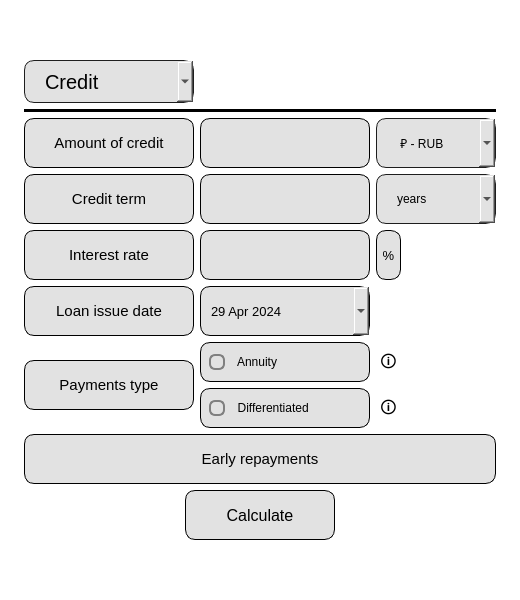
<?xml version="1.0" encoding="UTF-8"?>
<ui version="4.0">
 <class>credit</class>
 <widget class="QMainWindow" name="credit">
  <property name="geometry">
   <rect>
    <x>0</x>
    <y>0</y>
    <width>520</width>
    <height>600</height>
   </rect>
  </property>
  <property name="minimumSize">
   <size>
    <width>520</width>
    <height>600</height>
   </size>
  </property>
  <property name="maximumSize">
   <size>
    <width>520</width>
    <height>600</height>
   </size>
  </property>
  <property name="windowTitle">
   <string>Calculator (by kossadda)</string>
  </property>
  <property name="windowIcon">
   <iconset>
    <normaloff>../pics/credit.png</normaloff>../pics/credit.png</iconset>
  </property>
  <property name="windowOpacity">
   <double>0.975000000000000</double>
  </property>
  <widget class="QWidget" name="centralwidget">
   <property name="minimumSize">
    <size>
     <width>440</width>
     <height>550</height>
    </size>
   </property>
   <property name="maximumSize">
    <size>
     <width>16777215</width>
     <height>16777215</height>
    </size>
   </property>
   <property name="styleSheet">
    <string notr="true">background-color: rgb(255, 255, 255);</string>
   </property>
   <layout class="QGridLayout" name="gridLayout">
    <item row="3" column="0">
     <layout class="QGridLayout" name="layout">
      <property name="leftMargin">
       <number>15</number>
      </property>
      <property name="topMargin">
       <number>15</number>
      </property>
      <property name="rightMargin">
       <number>15</number>
      </property>
      <property name="bottomMargin">
       <number>15</number>
      </property>
      <item row="9" column="1">
       <widget class="QRadioButton" name="differentiated">
        <property name="sizePolicy">
         <sizepolicy hsizetype="Fixed" vsizetype="Fixed">
          <horstretch>0</horstretch>
          <verstretch>0</verstretch>
         </sizepolicy>
        </property>
        <property name="minimumSize">
         <size>
          <width>170</width>
          <height>25</height>
         </size>
        </property>
        <property name="maximumSize">
         <size>
          <width>16777215</width>
          <height>40</height>
         </size>
        </property>
        <property name="styleSheet">
         <string notr="true">QRadioButton::indicator {
    border: 2px solid #808080;
    width: 12px;
    height: 12px;
    border-radius: 6px;
	color: rgb(0, 0, 0);
}

QRadioButton::indicator:checked {
    background-color: rgb(175, 97, 33);
    border: 3px solid #808080;
}

QRadioButton{
    border-radius: 10px;
    padding: 0 8px;
	background-color: rgb(226, 226, 226);
	color:black;
	border: 1px solid black;
}
</string>
        </property>
        <property name="text">
         <string>  Differentiated</string>
        </property>
       </widget>
      </item>
      <item row="5" column="1">
       <widget class="QLineEdit" name="time_edit">
        <property name="sizePolicy">
         <sizepolicy hsizetype="Fixed" vsizetype="Expanding">
          <horstretch>0</horstretch>
          <verstretch>0</verstretch>
         </sizepolicy>
        </property>
        <property name="minimumSize">
         <size>
          <width>170</width>
          <height>35</height>
         </size>
        </property>
        <property name="maximumSize">
         <size>
          <width>16777215</width>
          <height>50</height>
         </size>
        </property>
        <property name="font">
         <font>
          <pointsize>10</pointsize>
         </font>
        </property>
        <property name="styleSheet">
         <string notr="true">QLineEdit {
    border-radius: 10px;
    padding: 0 8px;
	background-color: rgb(226, 226, 226);
	color:black;
	border: 1px solid black;
}</string>
        </property>
        <property name="text">
         <string/>
        </property>
        <property name="placeholderText">
         <string/>
        </property>
       </widget>
      </item>
      <item row="7" column="0">
       <widget class="QLabel" name="loan_label">
        <property name="sizePolicy">
         <sizepolicy hsizetype="Fixed" vsizetype="Expanding">
          <horstretch>0</horstretch>
          <verstretch>0</verstretch>
         </sizepolicy>
        </property>
        <property name="minimumSize">
         <size>
          <width>170</width>
          <height>35</height>
         </size>
        </property>
        <property name="maximumSize">
         <size>
          <width>16777215</width>
          <height>50</height>
         </size>
        </property>
        <property name="font">
         <font>
          <pointsize>11</pointsize>
         </font>
        </property>
        <property name="styleSheet">
         <string notr="true">border-radius: 10px;
background-color: rgb(226, 226, 226);
color:black;
border: 1px solid black;</string>
        </property>
        <property name="text">
         <string>Loan issue date</string>
        </property>
        <property name="alignment">
         <set>Qt::AlignCenter</set>
        </property>
       </widget>
      </item>
      <item row="4" column="0">
       <widget class="QLabel" name="amount_label">
        <property name="sizePolicy">
         <sizepolicy hsizetype="Fixed" vsizetype="Expanding">
          <horstretch>0</horstretch>
          <verstretch>0</verstretch>
         </sizepolicy>
        </property>
        <property name="minimumSize">
         <size>
          <width>170</width>
          <height>35</height>
         </size>
        </property>
        <property name="maximumSize">
         <size>
          <width>16777215</width>
          <height>50</height>
         </size>
        </property>
        <property name="font">
         <font>
          <pointsize>11</pointsize>
         </font>
        </property>
        <property name="styleSheet">
         <string notr="true">border-radius: 10px;
background-color: rgb(226, 226, 226);
color:black;
border: 1px solid black;</string>
        </property>
        <property name="text">
         <string>Amount of credit</string>
        </property>
        <property name="alignment">
         <set>Qt::AlignCenter</set>
        </property>
       </widget>
      </item>
      <item row="4" column="1">
       <widget class="QLineEdit" name="amount_edit">
        <property name="sizePolicy">
         <sizepolicy hsizetype="Fixed" vsizetype="Expanding">
          <horstretch>0</horstretch>
          <verstretch>0</verstretch>
         </sizepolicy>
        </property>
        <property name="minimumSize">
         <size>
          <width>170</width>
          <height>35</height>
         </size>
        </property>
        <property name="maximumSize">
         <size>
          <width>16777215</width>
          <height>50</height>
         </size>
        </property>
        <property name="font">
         <font>
          <pointsize>10</pointsize>
         </font>
        </property>
        <property name="styleSheet">
         <string notr="true">QLineEdit {
    border-radius: 10px;
    padding: 0 8px;
	background-color: rgb(226, 226, 226);
	color:black;
	border: 1px solid black;
}</string>
        </property>
        <property name="text">
         <string/>
        </property>
        <property name="placeholderText">
         <string/>
        </property>
       </widget>
      </item>
      <item row="11" column="0" colspan="3">
       <layout class="QVBoxLayout" name="layout_1"/>
      </item>
      <item row="5" column="0">
       <widget class="QLabel" name="credit_label">
        <property name="sizePolicy">
         <sizepolicy hsizetype="Fixed" vsizetype="Expanding">
          <horstretch>0</horstretch>
          <verstretch>0</verstretch>
         </sizepolicy>
        </property>
        <property name="minimumSize">
         <size>
          <width>170</width>
          <height>35</height>
         </size>
        </property>
        <property name="maximumSize">
         <size>
          <width>16777215</width>
          <height>50</height>
         </size>
        </property>
        <property name="font">
         <font>
          <pointsize>11</pointsize>
         </font>
        </property>
        <property name="styleSheet">
         <string notr="true">border-radius: 10px;
background-color: rgb(226, 226, 226);
color:black;
border: 1px solid black;</string>
        </property>
        <property name="text">
         <string>Credit term</string>
        </property>
        <property name="alignment">
         <set>Qt::AlignCenter</set>
        </property>
       </widget>
      </item>
      <item row="12" column="0" colspan="3">
       <layout class="QHBoxLayout" name="layout_2">
        <item>
         <spacer name="spacer_6">
          <property name="orientation">
           <enum>Qt::Horizontal</enum>
          </property>
          <property name="sizeType">
           <enum>QSizePolicy::Preferred</enum>
          </property>
          <property name="sizeHint" stdset="0">
           <size>
            <width>40</width>
            <height>20</height>
           </size>
          </property>
         </spacer>
        </item>
        <item>
         <widget class="QPushButton" name="calculate">
          <property name="sizePolicy">
           <sizepolicy hsizetype="Fixed" vsizetype="Fixed">
            <horstretch>0</horstretch>
            <verstretch>0</verstretch>
           </sizepolicy>
          </property>
          <property name="minimumSize">
           <size>
            <width>150</width>
            <height>50</height>
           </size>
          </property>
          <property name="maximumSize">
           <size>
            <width>150</width>
            <height>50</height>
           </size>
          </property>
          <property name="font">
           <font>
            <pointsize>12</pointsize>
           </font>
          </property>
          <property name="styleSheet">
           <string notr="true">QPushButton {
border-radius: 10px;
background-color: rgb(226, 226, 226);
color:black;
border: 1px solid black;
}

QPushButton:pressed {
background-color: rgb(175, 97, 33);
}</string>
          </property>
          <property name="text">
           <string>Calculate</string>
          </property>
         </widget>
        </item>
        <item>
         <spacer name="spacer_5">
          <property name="orientation">
           <enum>Qt::Horizontal</enum>
          </property>
          <property name="sizeType">
           <enum>QSizePolicy::Preferred</enum>
          </property>
          <property name="sizeHint" stdset="0">
           <size>
            <width>40</width>
            <height>20</height>
           </size>
          </property>
         </spacer>
        </item>
       </layout>
      </item>
      <item row="10" column="0" colspan="3">
       <widget class="QLabel" name="payment_2">
        <property name="sizePolicy">
         <sizepolicy hsizetype="Preferred" vsizetype="Preferred">
          <horstretch>0</horstretch>
          <verstretch>0</verstretch>
         </sizepolicy>
        </property>
        <property name="minimumSize">
         <size>
          <width>0</width>
          <height>35</height>
         </size>
        </property>
        <property name="maximumSize">
         <size>
          <width>1558154</width>
          <height>50</height>
         </size>
        </property>
        <property name="font">
         <font>
          <pointsize>11</pointsize>
         </font>
        </property>
        <property name="styleSheet">
         <string notr="true">border-radius: 10px;
background-color: rgb(226, 226, 226);
color:black;
	border: 1px solid black;</string>
        </property>
        <property name="text">
         <string>Early repayments</string>
        </property>
        <property name="alignment">
         <set>Qt::AlignCenter</set>
        </property>
       </widget>
      </item>
      <item row="3" column="0" colspan="3">
       <widget class="Line" name="line">
        <property name="minimumSize">
         <size>
          <width>0</width>
          <height>1</height>
         </size>
        </property>
        <property name="styleSheet">
         <string notr="true">background-color: rgb(0, 0, 0);</string>
        </property>
        <property name="orientation">
         <enum>Qt::Horizontal</enum>
        </property>
       </widget>
      </item>
      <item row="7" column="1">
       <widget class="QDateEdit" name="date_edit">
        <property name="sizePolicy">
         <sizepolicy hsizetype="Fixed" vsizetype="Expanding">
          <horstretch>0</horstretch>
          <verstretch>0</verstretch>
         </sizepolicy>
        </property>
        <property name="minimumSize">
         <size>
          <width>170</width>
          <height>35</height>
         </size>
        </property>
        <property name="maximumSize">
         <size>
          <width>16777215</width>
          <height>50</height>
         </size>
        </property>
        <property name="font">
         <font>
          <pointsize>10</pointsize>
         </font>
        </property>
        <property name="styleSheet">
         <string notr="true">QDateEdit {
    border-radius: 10px;
    padding: 0 8px;
	background-color: rgb(226, 226, 226);
	color:black;
	border: 1px solid black;
}

QDateEdit::drop-down {
    image: url(:down_arrow.png);
	width: 20px;
	height: 35px;
	margin-right: 5px;
}

QDateEdit QCalendarWidget {
    color: black;
}

QDateEdit QCalendarWidget QAbstractItemView {
    background-color: white;
    color: black;
}

QDateEdit QCalendarWidget QToolButton {
    color: black;
}

QDateEdit QCalendarWidget QToolButton QMenu {
    color: black;
}</string>
        </property>
        <property name="maximumDateTime">
         <datetime>
          <hour>4</hour>
          <minute>59</minute>
          <second>59</second>
          <year>9999</year>
          <month>12</month>
          <day>10</day>
         </datetime>
        </property>
        <property name="calendarPopup">
         <bool>true</bool>
        </property>
        <property name="date">
         <date>
          <year>2024</year>
          <month>4</month>
          <day>29</day>
         </date>
        </property>
       </widget>
      </item>
      <item row="9" column="2">
       <widget class="QLabel" name="info_label_2">
        <property name="sizePolicy">
         <sizepolicy hsizetype="Fixed" vsizetype="Fixed">
          <horstretch>0</horstretch>
          <verstretch>0</verstretch>
         </sizepolicy>
        </property>
        <property name="minimumSize">
         <size>
          <width>25</width>
          <height>25</height>
         </size>
        </property>
        <property name="maximumSize">
         <size>
          <width>16777215</width>
          <height>40</height>
         </size>
        </property>
        <property name="font">
         <font>
          <pointsize>12</pointsize>
         </font>
        </property>
        <property name="toolTip">
         <string>&lt;html&gt;&lt;head/&gt;&lt;body&gt;&lt;p&gt;Differentiated payment is a variant of monthly loan payment, when the size of the monthly loan repayment gradually decreases towards the end of the loan period.&lt;/p&gt;&lt;/body&gt;&lt;/html&gt;</string>
        </property>
        <property name="styleSheet">
         <string notr="true">QToolTip {
    padding: 0 8px;
	background-color: rgb(226, 226, 226);
	color:black;
	border: 1px solid black;
}

QLabel {
	margin-top: 3px;
	color:black;
}
</string>
        </property>
        <property name="text">
         <string>🛈</string>
        </property>
        <property name="alignment">
         <set>Qt::AlignCenter</set>
        </property>
       </widget>
      </item>
      <item row="6" column="1">
       <widget class="QLineEdit" name="percent_edit">
        <property name="sizePolicy">
         <sizepolicy hsizetype="Fixed" vsizetype="Expanding">
          <horstretch>0</horstretch>
          <verstretch>0</verstretch>
         </sizepolicy>
        </property>
        <property name="minimumSize">
         <size>
          <width>170</width>
          <height>35</height>
         </size>
        </property>
        <property name="maximumSize">
         <size>
          <width>16777215</width>
          <height>50</height>
         </size>
        </property>
        <property name="font">
         <font>
          <pointsize>10</pointsize>
         </font>
        </property>
        <property name="styleSheet">
         <string notr="true">QLineEdit {
    border-radius: 10px;
    padding: 0 8px;
	background-color: rgb(226, 226, 226);
	color:black;
	border: 1px solid black;
}</string>
        </property>
        <property name="text">
         <string/>
        </property>
        <property name="placeholderText">
         <string/>
        </property>
       </widget>
      </item>
      <item row="5" column="2">
       <widget class="QComboBox" name="time_box">
        <property name="sizePolicy">
         <sizepolicy hsizetype="Expanding" vsizetype="Expanding">
          <horstretch>0</horstretch>
          <verstretch>0</verstretch>
         </sizepolicy>
        </property>
        <property name="minimumSize">
         <size>
          <width>50</width>
          <height>35</height>
         </size>
        </property>
        <property name="maximumSize">
         <size>
          <width>16777215</width>
          <height>50</height>
         </size>
        </property>
        <property name="styleSheet">
         <string notr="true">QComboBox
{
    subcontrol-origin: padding;
    subcontrol-position: top right;
    selection-background-color: rgb(226, 226, 226);
    selection-color: black; /* Изменено для контраста с белым */
    color: black; /* Изменено для видимости на светлом фоне */
    background-color: rgb(226, 226, 226);
    border-style: solid;
    border: 1px solid #1e1e1e;
    border-radius: 10px;
    padding: 1px 0px 1px 20px;
}

QComboBox:!on
{
    color: black; /* Изменено для видимости */
    background-color: rgb(226, 226, 226);
}

QComboBox QAbstractItemView
{
    border: 2px solid darkgray;
    color: black; /* Изменено для видимости */
    selection-background-color: rgb(226, 226, 226);
	background-color: white;
}

QComboBox::drop-down {
    image: url(:down_arrow.png);
	width: 20px;
	height: 35px;
	margin-right: 5px;
}</string>
        </property>
        <item>
         <property name="text">
          <string>years</string>
         </property>
        </item>
        <item>
         <property name="text">
          <string>months</string>
         </property>
        </item>
       </widget>
      </item>
      <item row="8" column="1">
       <widget class="QRadioButton" name="annuity">
        <property name="sizePolicy">
         <sizepolicy hsizetype="Fixed" vsizetype="Fixed">
          <horstretch>0</horstretch>
          <verstretch>0</verstretch>
         </sizepolicy>
        </property>
        <property name="minimumSize">
         <size>
          <width>170</width>
          <height>25</height>
         </size>
        </property>
        <property name="maximumSize">
         <size>
          <width>16777215</width>
          <height>40</height>
         </size>
        </property>
        <property name="styleSheet">
         <string notr="true">QRadioButton::indicator {
    border: 2px solid #808080;
    width: 12px;
    height: 12px;
    border-radius: 6px;
}

QRadioButton::indicator:checked {
    background-color: rgb(175, 97, 33);
    border: 3px solid #808080;
}

QRadioButton{
    border-radius: 10px;
    padding: 0 8px;
	background-color: rgb(226, 226, 226);
	color:black;
	border: 1px solid black;
}</string>
        </property>
        <property name="text">
         <string>  Annuity</string>
        </property>
       </widget>
      </item>
      <item row="8" column="0" rowspan="2">
       <widget class="QLabel" name="payment_label">
        <property name="sizePolicy">
         <sizepolicy hsizetype="Fixed" vsizetype="Preferred">
          <horstretch>0</horstretch>
          <verstretch>0</verstretch>
         </sizepolicy>
        </property>
        <property name="minimumSize">
         <size>
          <width>170</width>
          <height>35</height>
         </size>
        </property>
        <property name="maximumSize">
         <size>
          <width>1558154</width>
          <height>50</height>
         </size>
        </property>
        <property name="font">
         <font>
          <pointsize>11</pointsize>
         </font>
        </property>
        <property name="styleSheet">
         <string notr="true">border-radius: 10px;
background-color: rgb(226, 226, 226);
color:black;
border: 1px solid black;</string>
        </property>
        <property name="text">
         <string>Payments type</string>
        </property>
        <property name="alignment">
         <set>Qt::AlignCenter</set>
        </property>
       </widget>
      </item>
      <item row="6" column="0">
       <widget class="QLabel" name="interest_label">
        <property name="sizePolicy">
         <sizepolicy hsizetype="Fixed" vsizetype="Expanding">
          <horstretch>0</horstretch>
          <verstretch>0</verstretch>
         </sizepolicy>
        </property>
        <property name="minimumSize">
         <size>
          <width>170</width>
          <height>35</height>
         </size>
        </property>
        <property name="maximumSize">
         <size>
          <width>16777215</width>
          <height>50</height>
         </size>
        </property>
        <property name="font">
         <font>
          <pointsize>11</pointsize>
         </font>
        </property>
        <property name="styleSheet">
         <string notr="true">border-radius: 10px;
background-color: rgb(226, 226, 226);
color:black;
border: 1px solid black;</string>
        </property>
        <property name="text">
         <string>Interest rate</string>
        </property>
        <property name="alignment">
         <set>Qt::AlignCenter</set>
        </property>
       </widget>
      </item>
      <item row="4" column="2">
       <widget class="QComboBox" name="sum_box">
        <property name="sizePolicy">
         <sizepolicy hsizetype="Expanding" vsizetype="Expanding">
          <horstretch>0</horstretch>
          <verstretch>0</verstretch>
         </sizepolicy>
        </property>
        <property name="minimumSize">
         <size>
          <width>50</width>
          <height>35</height>
         </size>
        </property>
        <property name="maximumSize">
         <size>
          <width>16777215</width>
          <height>50</height>
         </size>
        </property>
        <property name="styleSheet">
         <string notr="true">QComboBox
{
    subcontrol-origin: padding;
    subcontrol-position: top right;
    selection-background-color: rgb(226, 226, 226);
    selection-color: black; /* Изменено для контраста с белым */
    color: black; /* Изменено для видимости на светлом фоне */
    background-color: rgb(226, 226, 226);
    border-style: solid;
    border: 1px solid #1e1e1e;
    border-radius: 10px;
    padding: 1px 0px 1px 20px;
}

QComboBox:!on
{
    color: black; /* Изменено для видимости */
    background-color: rgb(226, 226, 226);
}

QComboBox QAbstractItemView
{
    border: 2px solid darkgray;
    color: black; /* Изменено для видимости */
    selection-background-color: rgb(226, 226, 226);
	background-color: white;
}

QComboBox::drop-down {
    image: url(:down_arrow.png);
	width: 20px;
	height: 35px;
	margin-right: 5px;
}</string>
        </property>
        <item>
         <property name="text">
          <string> ₽ - RUB</string>
         </property>
        </item>
        <item>
         <property name="text">
          <string> $ - USD</string>
         </property>
        </item>
        <item>
         <property name="text">
          <string> € - EUR</string>
         </property>
        </item>
        <item>
         <property name="text">
          <string> ¥ - CNY</string>
         </property>
        </item>
        <item>
         <property name="text">
          <string> ₹ - INR</string>
         </property>
        </item>
        <item>
         <property name="text">
          <string> ₸ - KZT</string>
         </property>
        </item>
        <item>
         <property name="text">
          <string> ¥ - JPY</string>
         </property>
        </item>
        <item>
         <property name="text">
          <string> ₣ - CHF</string>
         </property>
        </item>
        <item>
         <property name="text">
          <string> ฿ - THB</string>
         </property>
        </item>
        <item>
         <property name="text">
          <string> ₾ - GEL</string>
         </property>
        </item>
       </widget>
      </item>
      <item row="6" column="2">
       <widget class="QLabel" name="percent_label">
        <property name="sizePolicy">
         <sizepolicy hsizetype="Fixed" vsizetype="Expanding">
          <horstretch>0</horstretch>
          <verstretch>0</verstretch>
         </sizepolicy>
        </property>
        <property name="minimumSize">
         <size>
          <width>0</width>
          <height>35</height>
         </size>
        </property>
        <property name="maximumSize">
         <size>
          <width>25</width>
          <height>50</height>
         </size>
        </property>
        <property name="font">
         <font>
          <pointsize>10</pointsize>
         </font>
        </property>
        <property name="styleSheet">
         <string notr="true">border-radius: 10px;
background-color: rgb(226, 226, 226);
color:black;
border: 1px solid black;</string>
        </property>
        <property name="text">
         <string>%</string>
        </property>
        <property name="alignment">
         <set>Qt::AlignCenter</set>
        </property>
       </widget>
      </item>
      <item row="8" column="2">
       <widget class="QLabel" name="info_label_3">
        <property name="sizePolicy">
         <sizepolicy hsizetype="Fixed" vsizetype="Fixed">
          <horstretch>0</horstretch>
          <verstretch>0</verstretch>
         </sizepolicy>
        </property>
        <property name="minimumSize">
         <size>
          <width>25</width>
          <height>25</height>
         </size>
        </property>
        <property name="maximumSize">
         <size>
          <width>16777215</width>
          <height>40</height>
         </size>
        </property>
        <property name="font">
         <font>
          <pointsize>12</pointsize>
         </font>
        </property>
        <property name="toolTip">
         <string>&lt;html&gt;&lt;head/&gt;&lt;body&gt;&lt;p&gt;An annuity payment is a variant of monthly loan payment, when the amount of the monthly payment remains constant throughout the entire loan period.&lt;/p&gt;&lt;/body&gt;&lt;/html&gt;</string>
        </property>
        <property name="styleSheet">
         <string notr="true">QToolTip {
    padding: 0 8px;
	background-color: rgb(226, 226, 226);
	color:black;
	border: 1px solid black;
}

QLabel {
	margin-top: 3px;
	color:black;
}
</string>
        </property>
        <property name="text">
         <string>🛈</string>
        </property>
        <property name="alignment">
         <set>Qt::AlignCenter</set>
        </property>
       </widget>
      </item>
      <item row="2" column="0">
       <widget class="QComboBox" name="creditBox">
        <property name="sizePolicy">
         <sizepolicy hsizetype="Expanding" vsizetype="Expanding">
          <horstretch>0</horstretch>
          <verstretch>0</verstretch>
         </sizepolicy>
        </property>
        <property name="minimumSize">
         <size>
          <width>0</width>
          <height>43</height>
         </size>
        </property>
        <property name="maximumSize">
         <size>
          <width>16777215</width>
          <height>43</height>
         </size>
        </property>
        <property name="font">
         <font>
          <pointsize>15</pointsize>
          <bold>false</bold>
          <underline>false</underline>
         </font>
        </property>
        <property name="styleSheet">
         <string notr="true">QComboBox
{
    subcontrol-origin: padding;
    subcontrol-position: top right;
    selection-background-color: rgb(226, 226, 226);
    selection-color: black; /* Изменено для контраста с белым */
    color: black; /* Изменено для видимости на светлом фоне */
    background-color: rgb(226, 226, 226);
    border-style: solid;
    border: 1px solid #1e1e1e;
    border-radius: 10px;
    padding: 1px 0px 1px 20px;
}

QComboBox:!on
{
    color: black; /* Изменено для видимости */
    background-color: rgb(226, 226, 226);
}

QComboBox QAbstractItemView
{
    border: 2px solid darkgray;
    color: black; /* Изменено для видимости */
    selection-background-color: rgb(226, 226, 226);
	background-color: red;
}

QComboBox::drop-down {
    image: url(:down_arrow.png);
	width: 20px;
	height: 35px;
	margin-right: 5px;
}</string>
        </property>
        <property name="editable">
         <bool>false</bool>
        </property>
        <property name="placeholderText">
         <string/>
        </property>
        <property name="frame">
         <bool>true</bool>
        </property>
        <item>
         <property name="text">
          <string>Credit</string>
         </property>
         <property name="icon">
          <iconset resource="../../resources/resource.qrc">
           <normaloff>:/credit.png</normaloff>:/credit.png</iconset>
         </property>
        </item>
        <item>
         <property name="text">
          <string>Engineer</string>
         </property>
         <property name="icon">
          <iconset resource="../../resources/resource.qrc">
           <normaloff>:/calculator.png</normaloff>:/calculator.png</iconset>
         </property>
        </item>
        <item>
         <property name="text">
          <string>Deposit</string>
         </property>
         <property name="icon">
          <iconset resource="../../resources/resource.qrc">
           <normaloff>:/deposit.png</normaloff>:/deposit.png</iconset>
         </property>
        </item>
       </widget>
      </item>
     </layout>
    </item>
   </layout>
  </widget>
 </widget>
 <resources>
  <include location="../../resources/resource.qrc"/>
 </resources>
 <connections/>
</ui>
